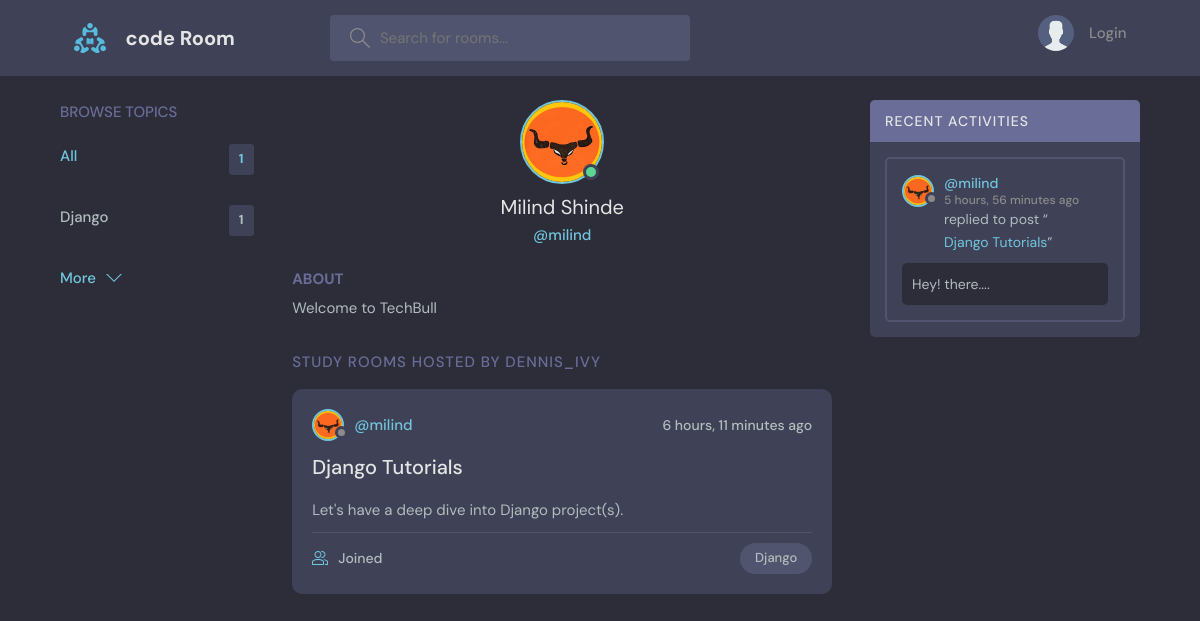
Page /profile/1/ on the committed database.
### base/models.py (models this page shows)
class Topic(models.Model):
    name = models.CharField(max_length=200)
    def __str__(self):
        return self.name

class User(AbstractUser):
    name = models.CharField(max_length=200, null=True)
    email = models.EmailField(unique=True, null=True)
    bio = models.TextField(null=True)
    avatar = models.ImageField(null=True, default="avatar.svg")
    USERNAME_FIELD = 'email'
    REQUIRED_FIELDS = []

class Room(models.Model):
    host = models.ForeignKey(User, on_delete=models.SET_NULL, null=True)
    topic = models.ForeignKey(Topic, on_delete=models.SET_NULL, null=True)
    name = models.CharField(max_length=200)
    description = models.TextField(null=True, blank=True)
    participants = models.ManyToManyField(User, related_name='participants', blank=True)
    updatedAt = models.DateTimeField(auto_now=True)
    createdAt = models.DateTimeField(auto_now_add=True)
    class Meta:
        ordering = ['-updatedAt', '-createdAt']
    def __str__(self):
        return self.name

class Messages(models.Model):
    user = models.ForeignKey(User, on_delete=models.CASCADE)
    room = models.ForeignKey(Room, on_delete=models.CASCADE)
    body = models.TextField()
    updatedAt = models.DateTimeField(auto_now=True)
    createdAt = models.DateTimeField(auto_now_add=True)
    class Meta:
        ordering = ['-updatedAt', '-createdAt']
    def __str__(self):
        return self.body[0:50]

### base/views.py (the view)
# urls.py: path('profile/<str:pk>/', views.userProfile, name='profile'),
def userProfile(request, pk):
    user = User.objects.get(id=pk)
    rooms = user.room_set.all()
    room_messages = user.messages_set.all()
    topics = Topic.objects.all()
    context = {'user': user, 'rooms': rooms, 'topics': topics, 'room_messages': room_messages}
    return render(request, 'base/profile.html', context)

### base/templates/base/profile.html (shortened to what this page needs)
{% include 'main.html' %}
{% block content %}
  <main class="profile-page layout layout--3">
    <div class="container">
      {% include 'components/topics.html' %}
      <div class="roomList">
        <div class="profile">
          <div class="profile__avatar">
            <div class="avatar avatar--large active">
              <img src="{{user.avatar.url}}" />
            </div>
          </div>
          <div class="profile__info">
            <h3>{{user.name}}</h3>
            <p>@{{user.username}}</p>
          </div>
          <div class="profile__about">
            <h3>About</h3>
            <p>
              {% if user.bio == None %}
              {% else %}
              {{user.bio}}
              {% endif %}
            </p>
          </div>
        </div>
        <div class="roomList__header">
          <div>
            <h2>Study Rooms Hosted by dennis_ivy</a>
            </h2>
          </div>
        </div>
        {% include 'components/feeds.html' %}
      </div>
      {% include 'components/activities.html' %}
    </div>
  </main>
  {% endblock content %}

### templates/main.html (shortened to what this page needs)
<!DOCTYPE html>
{% load static %}
<html lang="en">
  <head>
    <link rel="stylesheet" href="{% static 'styles/style.css' %}" />
  </head>
  <body>
    {% include 'navbar.html' %}
  </body>
</html>

### templates/navbar.html (shortened to what this page needs)
{% load static %}
<header class="header header--loggedIn">
    <div class="container">
      <a href="{% url 'home' %}" class="header__logo">
        <img src="{% static 'images/logo.svg' %}" />
        <h1>code Room</h1>
      </a>
      <form class="header__search" method="GET" action="{% url 'home' %}">
        <label>
          <input name="q" type="text" placeholder="Search for rooms..." />
        </label>
      </form>
      <nav class="header__menu">
        {% if request.user.is_authenticated %}
        <div class="header__user">
          <a href="{% url 'profile' user.id %}">
            <div class="avatar avatar--medium active">
              <img src="{{request.user.avatar.url}}" />
            </div>
            <p>{{user.name}}<span>@{{user.username}}</span></p>
          </a>
          <button class="dropdown-button">
            <svg version="1.1" xmlns="http://www.w3.org/2000/svg" width="32" height="32" viewBox="0 0 32 32">
              <title>chevron-down</title>
              <path d="M16 21l-13-13h-3l16 16 16-16h-3l-13 13z"></path>
            </svg>
          </button>
        </div>
        <div class="dropdown-menu">
          <a href="{% url 'update-user' %}" class="dropdown-link"
            ><svg version="1.1" xmlns="http://www.w3.org/2000/svg" width="32" height="32" viewBox="0 0 32 32">
              <title>tools</title>
              <path
                d="M27.465 32c-1.211 0-2.35-0.471-3.207-1.328l-9.392-9.391c-2.369 0.898-4.898 0.951-7.355 0.15-3.274-1.074-5.869-3.67-6.943-6.942-0.879-2.682-0.734-5.45 0.419-8.004 0.135-0.299 0.408-0.512 0.731-0.572 0.32-0.051 0.654 0.045 0.887 0.277l5.394 5.395 3.586-3.586-5.394-5.395c-0.232-0.232-0.336-0.564-0.276-0.887s0.272-0.596 0.572-0.732c2.552-1.152 5.318-1.295 8.001-0.418 3.274 1.074 5.869 3.67 6.943 6.942 0.806 2.457 0.752 4.987-0.15 7.358l9.392 9.391c0.844 0.842 1.328 2.012 1.328 3.207-0 2.5-2.034 4.535-4.535 4.535zM15.101 19.102c0.26 0 0.516 0.102 0.707 0.293l9.864 9.863c0.479 0.479 1.116 0.742 1.793 0.742 1.398 0 2.535-1.137 2.535-2.535 0-0.668-0.27-1.322-0.742-1.793l-9.864-9.863c-0.294-0.295-0.376-0.74-0.204-1.119 0.943-2.090 1.061-4.357 0.341-6.555-0.863-2.631-3.034-4.801-5.665-5.666-1.713-0.561-3.468-0.609-5.145-0.164l4.986 4.988c0.391 0.391 0.391 1.023 0 1.414l-5 5c-0.188 0.188-0.441 0.293-0.707 0.293s-0.52-0.105-0.707-0.293l-4.987-4.988c-0.45 1.682-0.397 3.436 0.164 5.146 0.863 2.631 3.034 4.801 5.665 5.666 2.2 0.721 4.466 0.604 6.555-0.342 0.132-0.059 0.271-0.088 0.411-0.088z"
              ></path>
            </svg>
            Settings</a
          >
          <a href="{% url 'logout' %}" class="dropdown-link"
            ><svg version="1.1" xmlns="http://www.w3.org/2000/svg" width="32" height="32" viewBox="0 0 32 32">
              <title>sign-out</title>
              <path
                d="M3 0h22c0.553 0 1 0 1 0.553l-0 3.447h-2v-2h-20v28h20v-2h2l0 3.447c0 0.553-0.447 0.553-1 0.553h-22c-0.553 0-1-0.447-1-1v-30c0-0.553 0.447-1 1-1z"
              ></path>
              <path
                d="M21.879 21.293l1.414 1.414 6.707-6.707-6.707-6.707-1.414 1.414 4.293 4.293h-14.172v2h14.172l-4.293 4.293z"
              ></path>
            </svg>
            Logout</a>
        </div>
        {% else %}
        <a href="{% url 'login' %}">
          <img src="{% static 'images/avatar.svg' %}" />
          <p>Login</p>
        </a>
        {% endif %}
      </nav>
    </div>
  </header>

### base/templates/components/topics.html
<div class="topics">
    <div class="topics__header">
      <h2>Browse Topics</h2>
    </div>
    <ul class="topics__list">
      <li>
        <a href="{% url 'home' %}" class="active">All <span>{{topics.count}}</span></a>
      </li>
      {% for topic in topics %}
      <li>
        <a href="{% url 'home' %}?q={{topic.name}}">{{topic.name}} <span>{{topic.room_set.count}}</span></a>
      </li>
      {% endfor %}
    </ul>
    <a class="btn btn--link" href="{% url 'topics' %}">
      More
      <svg version="1.1" xmlns="http://www.w3.org/2000/svg" width="32" height="32" viewBox="0 0 32 32">
        <title>chevron-down</title>
        <path d="M16 21l-13-13h-3l16 16 16-16h-3l-13 13z"></path>
      </svg>
    </a>
</div>

### base/templates/components/feeds.html (shortened to what this page needs)
{% for room in rooms %}
<div class="roomListRoom">
    <div class="roomListRoom__header">
      <a href="{% url 'profile' room.host.id %}" class="roomListRoom__author">
        <div class="avatar avatar--small">
          <img src="{{room.host.avatar.url}}" />
        </div>
        <span>@{{room.host.username}}</span>
      </a>
      <div class="roomListRoom__actions">
        <span>{{room.createdAt|timesince}} ago</span>
      </div>
    </div>
    <div class="roomListRoom__content">
      <a href="{% url 'room' room.id %}">{{room.name}}</a>
      <p>
        {{room.description}}
      </p>
    </div>
    <div class="roomListRoom__meta">
      <a href="room.html" class="roomListRoom__joined">
        {{room.participants_set.count}} Joined
      </a>
      <p class="roomListRoom__topic">{{room.topic}}</p>
    </div>
</div>
{% endfor %}

### base/templates/components/activities.html (shortened to what this page needs)
<div class="activities">
    <div class="activities__header">
      <h2>Recent Activities</h2>
    </div>
    {% for message in room_messages %}
    <div class="activities__box">
      <div class="activities__boxHeader roomListRoom__header">
        <a href="{% url 'profile' message.user.id %}" class="roomListRoom__author">
          <div class="avatar avatar--small">
            <img src="{{message.user.avatar.url}}" />
          </div>
          <p>
            @{{message.user.username}}
            <span>{{message.createdAt|timesince}} ago</span>
          </p>
        </a>
      </div>
      <div class="activities__boxContent">
        <p>replied to post “<a href="room.html">{{message.room}}</a>”</p>
        <div class="activities__boxRoomContent">
            {{message}}....
        </div>
      </div>
    </div>
    {% endfor %}
</div>

### rows in the picture
Topic: name "Django", room_set.count "1"
User: avatar (picture), name "Milind Shinde", username "milind", bio "Welcome to TechBull"
Room: host.avatar (picture), host.username "milind", createdAt "6 hours, 11 minutes", name "Django Tutorials", description "Let's have a deep dive into Django project(s).", topic "Django"
Messages: user.avatar (picture), user.username "milind", createdAt "5 hours, 56 minutes", room "Django Tutorials", body "Hey! there"

### other values in the picture
{{ topics.count }} "1"
